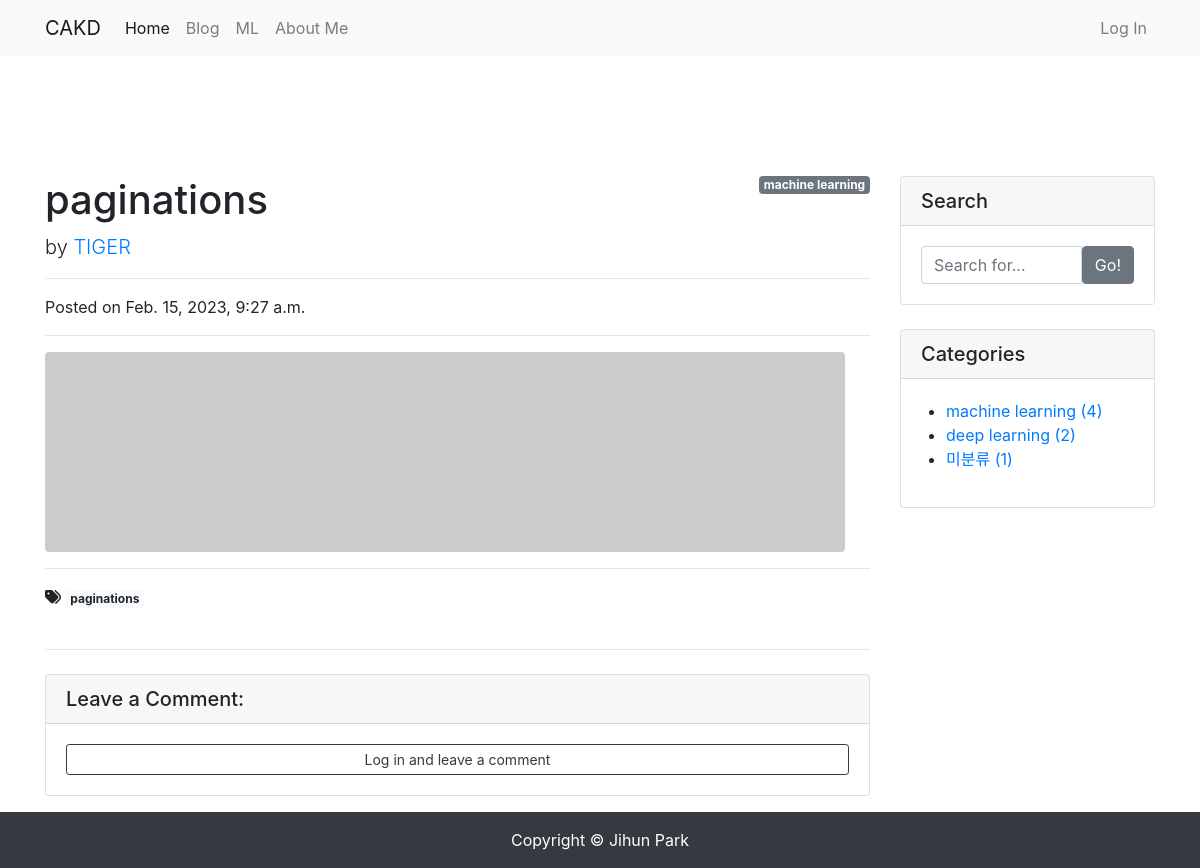
Page /blog/7/ on the committed database.
### blog/models.py (models this page shows, shortened)
class Post(models.Model):
    title = models.CharField(max_length=30)
    hook_text = models.CharField(max_length=100, blank=True)
    content = models.TextField()
    head_image = models.ImageField(upload_to='blog/images/%Y/%m/%d/', blank=True)
    file_upload = models.FileField(upload_to='blog/files/%Y/%m/%d/', blank=True)
    created_at = models.DateTimeField(auto_now_add=True)
    updated_at = models.DateTimeField(auto_now=True)
    author = models.ForeignKey(User, null=True, on_delete=models.SET_NULL)
    category = models.ForeignKey(Category, null=True, blank=True, on_delete=models.SET_NULL)
    tags = models.ManyToManyField(Tag, blank=True)
    def get_content_markdown(self):
        return markdown(self.content)

class Category(models.Model):
    name = models.CharField(max_length=50, unique=True)
    slug = models.SlugField(max_length=200, unique=True, allow_unicode=True)
    def __str__(self):
        return self.name
    def get_absolute_url(self):
        return f'/blog/category/{self.slug}/'
    class Meta:
        verbose_name_plural = 'categories'

class Tag(models.Model):
    name = models.CharField(max_length=50)
    slug = models.SlugField(max_length=200, unique=True, allow_unicode=True)
    def __str__(self):
        return self.name
    def get_absolute_url(self):
        return f'/blog/tag/{self.slug}/'

### blog/views.py (the view)
# urls.py: path('<int:pk>/', views.PostDetail.as_view()),
class PostDetail(DetailView):
    model = Post
    def get_context_data(self, **kwargs):
        context = super(PostDetail, self).get_context_data()
        context['categories'] = Category.objects.all()
        context['no_category_post_count'] = Post.objects.filter(category=None).count()
        context['commet_form'] = CommentForm
        return context

### blog/templates/blog/post_detail.html (shortened to what this page needs)
{% extends 'blog/base.html' %}
{% load crispy_forms_tags %}
{% block main_area %}
    <div id="post-area">
        {% if post.category %}
            <span class="badge badge-secondary float-right">{{ post.category }}</span>
        {% else %}
            <span class="badge badge-secondary float-right">미분류</span>
        {% endif %}
        <h1 class="mt-4">{{ post.title }}</h1>
        <p class="lead">
            by
            <a href="#">{{ post.author | upper }}</a>
        </p>
        <hr>
        <p>Posted on {{ post.created_at }}</p>
        <hr>
        {% if post.head_image %}
            <img class="img-fluid rounded" src="{{ post.head_image.url }}" alt="{{ post.title }} head_image">
        {% else %}
            <img class="img-fluid rounded" src="https://picsum.photos/seed/{{ post.id }}/800/200" alt="random_image">
        {% endif %}
        <hr>
        {% if post.tags.exists %}
            <i class="fas fa-tags"></i>
            {% for tag in post.tags.all %}
                <a href="{{ tag.get_absolute_url }}" class="badge badge-light">{{ tag }}</a>
            {% endfor %}
            <br/>
            <br/>
        {% endif %}
        <hr>
    </div>
    <div id="comment-area">
        <div class="card my-4">
            <h5 class="card-header">Leave a Comment:</h5>
            <div class="card-body">
                {% if user.is_authenticated %}
                <form id="comment-form" method="POST" action="{{ post.get_absolute_url }}new_comment/">
                    {% csrf_token %}
                    <div class="form-group">
                        {{ comment_form | crispy }}
                    </div>
                    <button type="submit" class="btn btn-primary">Submit</button>
                </form>
                {% else %}
                    <a role="button" class="btn btn-outline-dark btn-block btn-sm" href="#" data-toggle="modal" data-target="#loginModal">Log in and leave a comment</a>
                {% endif %}
            </div>
        </div>
    </div>
{% endblock %}

### blog/templates/blog/base.html (shortened to what this page needs)
<!DOCTYPE html>
<html lang="en">
<head>
    <link rel="stylesheet" href="https://cdn.jsdelivr.net/npm/bootstrap@4.5.3/dist/css/bootstrap.min.css">
</head>
<body>
    {% include 'blog/navbar.html' %}
    <div class="container pt-5 my-5">
        <div class="row">
            <div class="col-md-8 col-lg-9" id="main-area">
                {% block main_area %}
                {% endblock %}
            </div>
            <div class="col-md-4 col-lg-3">
                <div class="card my-4">
                    <h5 class="card-header">Search</h5>
                    <div class="card-body">
                        <div class="input-group">
                            <input type="text" class="form-control" placeholder="Search for..." id="search-input">
                            <span class="input-group-btn">
                                    <button class="btn btn-secondary" type="button" onclick="searchPost();">Go!</button>
                                </span>
                        </div>
                    </div>
                </div>
                <div class="card my-4" id="categories-card">
                    <h5 class="card-header">Categories</h5>
                    <div class="card-body">
                        <div class="row">
                            <ul>
                                {% for category in categories %}
                                <li>
                                    <a href="{{ category.get_absolute_url }}">{{ category }} ({{ category.post_set.count }})</a>
                                </li>
                                {% endfor %}
                                <li>
                                    <a href="/blog/category/no_category/">미분류 ({{ no_category_post_count }})</a>
                                </li>
                            </ul>
                        </div>
                    </div>
                </div>
            </div>
        </div>
    </div>
    <div class="fixed-bottom">
    {% include 'blog/footer.html' %}
    </div>
</body>
</html>

### rows in the picture
Post: category "machine learning", title "paginations", author "TIGER", created_at "Feb. 15, 2023, 9:27 a.m."
Tag: name "paginations"
Category: name "machine learning", post_set.count "4"
Category: name "deep learning", post_set.count "2"

### other values in the picture
{{ no_category_post_count }} "1"
